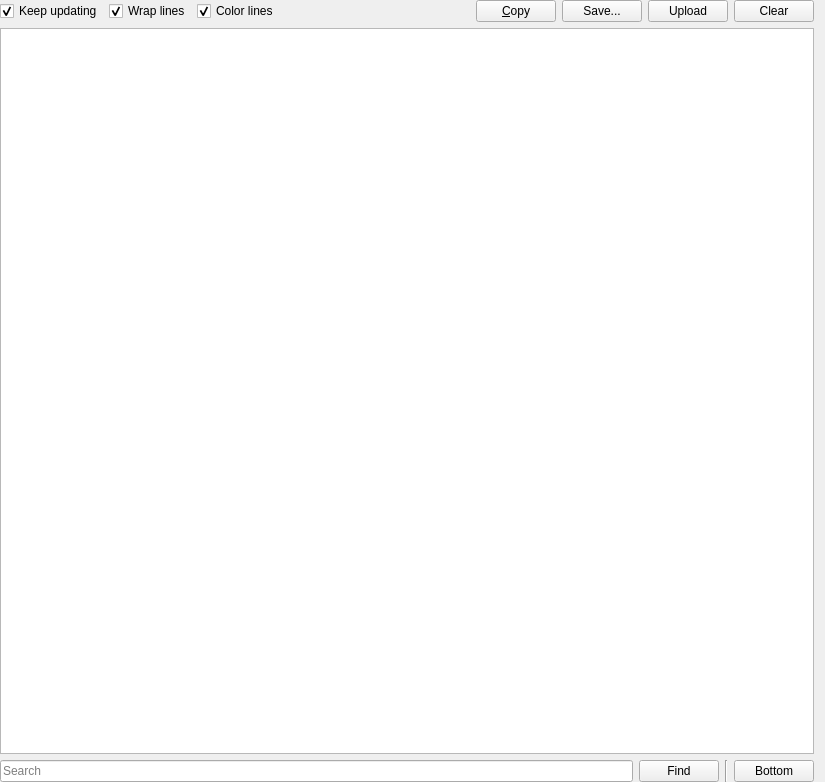
<?xml version="1.0" encoding="UTF-8"?>
<ui version="4.0">
 <class>LogPage</class>
 <widget class="QWidget" name="LogPage">
  <property name="geometry">
   <rect>
    <x>0</x>
    <y>0</y>
    <width>825</width>
    <height>782</height>
   </rect>
  </property>
  <layout class="QGridLayout" name="gridLayout">
   <property name="leftMargin">
    <number>0</number>
   </property>
   <property name="topMargin">
    <number>0</number>
   </property>
   <property name="bottomMargin">
    <number>0</number>
   </property>
   <item row="1" column="0" colspan="5">
    <widget class="LogView" name="text">
     <property name="undoRedoEnabled">
      <bool>false</bool>
     </property>
     <property name="readOnly">
      <bool>true</bool>
     </property>
     <property name="plainText">
      <string notr="true"/>
     </property>
     <property name="textInteractionFlags">
      <set>Qt::LinksAccessibleByKeyboard|Qt::LinksAccessibleByMouse|Qt::TextBrowserInteraction|Qt::TextSelectableByKeyboard|Qt::TextSelectableByMouse</set>
     </property>
     <property name="centerOnScroll">
      <bool>false</bool>
     </property>
    </widget>
   </item>
   <item row="0" column="0" colspan="5">
    <layout class="QHBoxLayout" name="horizontalLayout">
     <item>
      <widget class="QCheckBox" name="trackLogCheckbox">
       <property name="text">
        <string>Keep updating</string>
       </property>
       <property name="checked">
        <bool>true</bool>
       </property>
      </widget>
     </item>
     <item>
      <widget class="QCheckBox" name="wrapCheckbox">
       <property name="text">
        <string>Wrap lines</string>
       </property>
       <property name="checked">
        <bool>true</bool>
       </property>
      </widget>
     </item>
     <item>
      <widget class="QCheckBox" name="colorCheckbox">
       <property name="text">
        <string>Color lines</string>
       </property>
       <property name="checked">
        <bool>true</bool>
       </property>
      </widget>
     </item>
     <item>
      <spacer name="horizontalSpacer">
       <property name="orientation">
        <enum>Qt::Horizontal</enum>
       </property>
       <property name="sizeHint" stdset="0">
        <size>
         <width>40</width>
         <height>20</height>
        </size>
       </property>
      </spacer>
     </item>
     <item>
      <widget class="QPushButton" name="btnCopy">
       <property name="toolTip">
        <string>Copy the whole log into the clipboard</string>
       </property>
       <property name="text">
        <string>&amp;Copy</string>
       </property>
      </widget>
     </item>
     <item>
      <widget class="QPushButton" name="btnSave">
       <property name="toolTip"><string>Save the current Minecraft log to a file</string></property>
       <property name="text"><string>Save...</string></property>
      </widget>
     </item>
     <item>
      <widget class="QPushButton" name="btnPaste">
       <property name="toolTip">
        <string>Upload the log to the paste service configured in preferences</string>
       </property>
       <property name="text">
        <string>Upload</string>
       </property>
      </widget>
     </item>
     <item>
      <widget class="QPushButton" name="btnClear">
       <property name="toolTip">
        <string>Clear the log</string>
       </property>
       <property name="text">
        <string>Clear</string>
       </property>
      </widget>
     </item>
    </layout>
   </item>
   <item row="2" column="2">
    <widget class="QPushButton" name="findButton">
     <property name="sizePolicy">
      <sizepolicy hsizetype="Maximum" vsizetype="Fixed">
       <horstretch>0</horstretch>
       <verstretch>0</verstretch>
      </sizepolicy>
     </property>
     <property name="text">
      <string>Find</string>
     </property>
    </widget>
   </item>
   <item row="2" column="4">
    <widget class="QPushButton" name="btnBottom">
     <property name="sizePolicy">
      <sizepolicy hsizetype="Maximum" vsizetype="Fixed">
       <horstretch>0</horstretch>
       <verstretch>0</verstretch>
      </sizepolicy>
     </property>
     <property name="toolTip">
      <string>Scroll all the way to bottom</string>
     </property>
     <property name="text">
      <string>Bottom</string>
     </property>
    </widget>
   </item>
   <item row="2" column="3">
    <widget class="Line" name="line">
     <property name="orientation">
      <enum>Qt::Vertical</enum>
     </property>
    </widget>
   </item>
   <item row="2" column="0" colspan="2">
    <widget class="QLineEdit" name="searchBar">
     <property name="placeholderText">
      <string>Search</string>
     </property>
    </widget>
   </item>
  </layout>
 </widget>
 <customwidgets>
  <customwidget>
   <class>LogView</class>
   <extends>QPlainTextEdit</extends>
   <header>ui/widgets/LogView.h</header>
  </customwidget>
 </customwidgets>
 <tabstops>
  <tabstop>trackLogCheckbox</tabstop>
  <tabstop>wrapCheckbox</tabstop>
  <tabstop>colorCheckbox</tabstop>
  <tabstop>btnCopy</tabstop>
  <tabstop>btnSave</tabstop>
  <tabstop>btnPaste</tabstop>
  <tabstop>btnClear</tabstop>
  <tabstop>text</tabstop>
  <tabstop>findButton</tabstop>
 </tabstops>
 <resources/>
 <connections/>
</ui>
